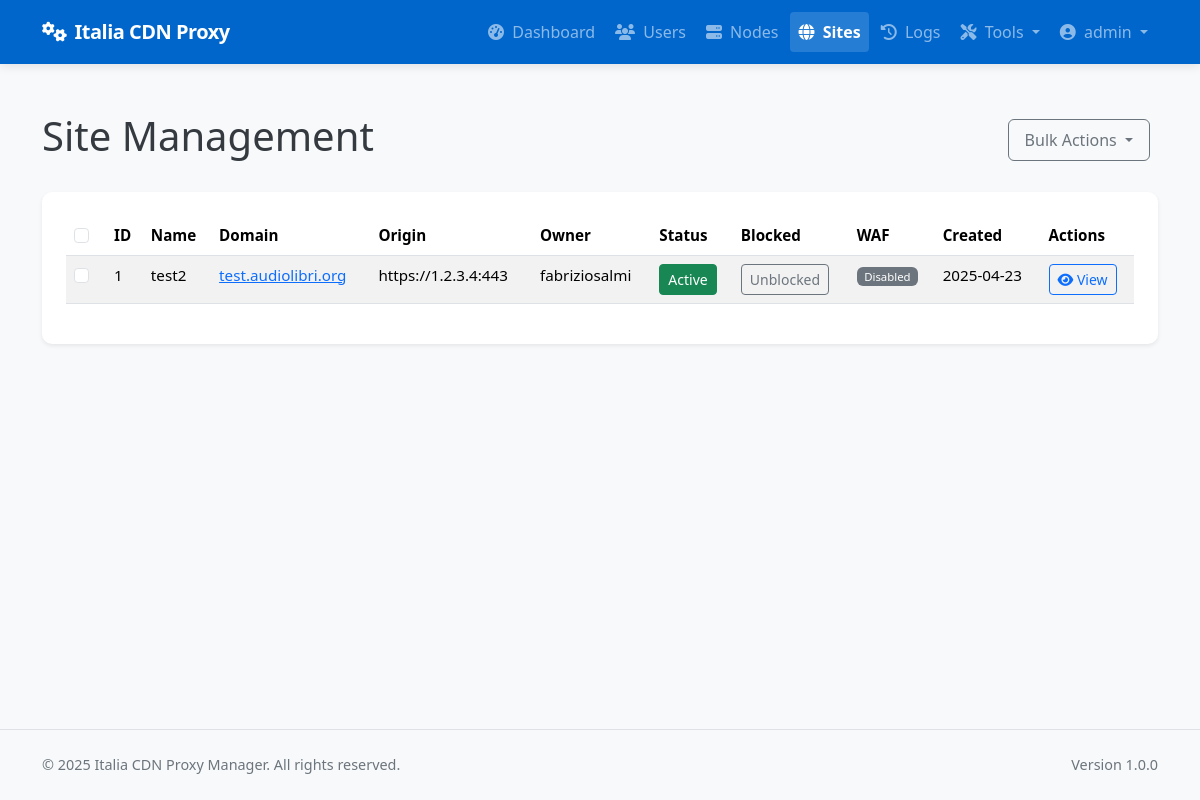
Page /admin/sites (signed in) on the earlier database version.
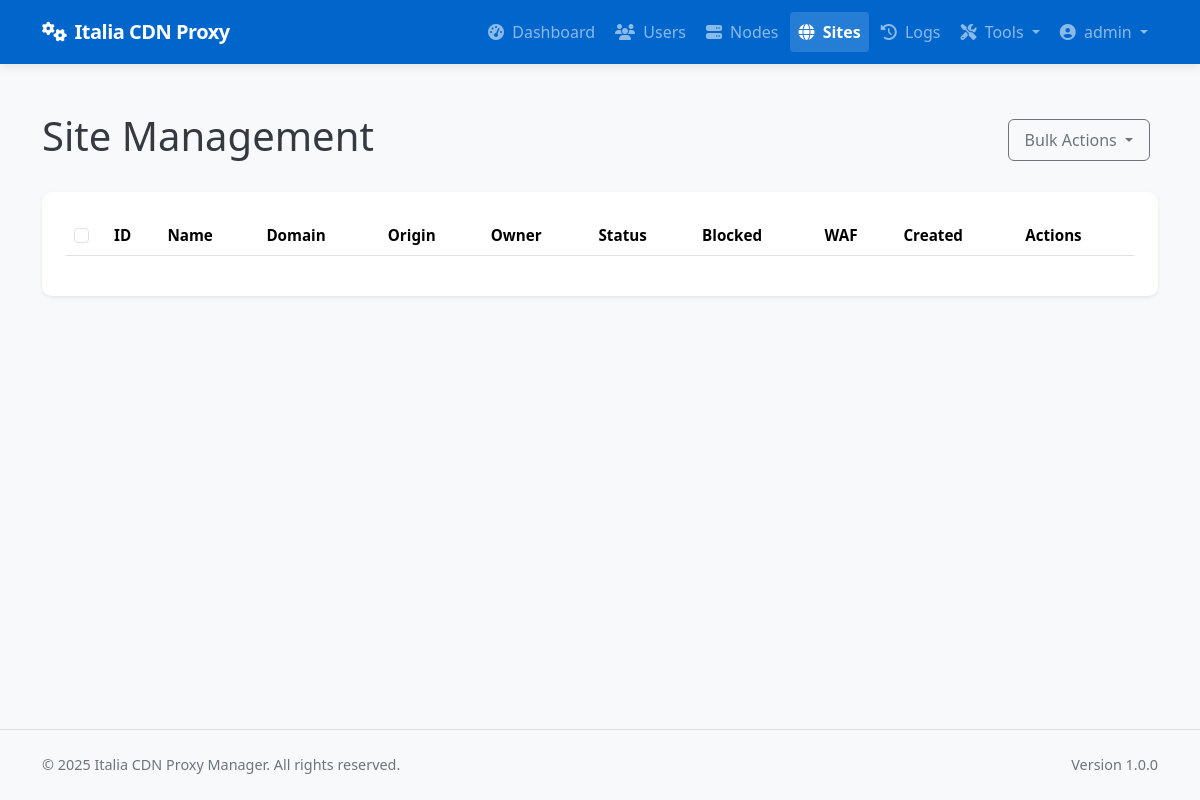
Same page on the later database version.
### app/models/models.py (models this page shows, shortened)
class Site(db.Model):
    __tablename__ = 'sites'
    id = db.Column(db.Integer, primary_key=True)
    name = db.Column(db.String(64), nullable=False)
    domain = db.Column(db.String(255), unique=True, nullable=False)
    protocol = db.Column(db.String(10), nullable=False, default='https')  # http or https
    origin_protocol = db.Column(db.String(10), nullable=False, default='http')  # http or https for origin
    origin_address = db.Column(db.String(255), nullable=False)  # Backend server address
    origin_port = db.Column(db.Integer, nullable=False)
    user_id = db.Column(db.Integer, db.ForeignKey('users.id'), nullable=True)  # Allow null for discovered sites
    is_active = db.Column(db.Boolean, default=True)
    is_blocked = db.Column(db.Boolean, default=False)
    is_discovered = db.Column(db.Boolean, default=False)  # Whether this site was discovered from node
    use_waf = db.Column(db.Boolean, default=False)
    force_https = db.Column(db.Boolean, default=True)  # New column to force HTTP to HTTPS redirect
    enable_cache = db.Column(db.Boolean, default=True)
    cache_time = db.Column(db.Integer, default=3600)  # Cache time in seconds, default 1 hour
    cache_static_time = db.Column(db.Integer, default=86400)  # Cache time for static assets in seconds, default 1 day
    custom_cache_rules = db.Column(db.Text, nullable=True)  # Custom cache rules in Nginx format
    cache_browser_time = db.Column(db.Integer, default=3600)  # Browser cache time in seconds, default 1 hour
    created_at = db.Column(db.DateTime, default=datetime.utcnow)
    updated_at = db.Column(db.DateTime, default=datetime.utcnow, onupdate=datetime.utcnow)
    custom_config = db.Column(db.Text, nullable=True)  # Additional Nginx configuration
    site_nodes = db.relationship('SiteNode', backref='site', lazy='dynamic')
    ssl_certificates = db.relationship('SSLCertificate', backref='site', lazy='dynamic')
    config_versions = db.relationship('ConfigVersion', backref='site', lazy='dynamic')

class User(db.Model):
    __tablename__ = 'users'
    id = db.Column(db.Integer, primary_key=True)
    username = db.Column(db.String(64), unique=True, index=True, nullable=False)
    email = db.Column(db.String(120), unique=True, index=True, nullable=False)
    password_hash = db.Column(db.String(128), nullable=False)
    role = db.Column(db.String(20), nullable=False, default='client')  # 'admin' or 'client'
    is_active = db.Column(db.Boolean, default=True)
    created_at = db.Column(db.DateTime, default=datetime.utcnow)
    last_login = db.Column(db.DateTime, nullable=True)
    sites = db.relationship('Site', backref='owner', lazy='dynamic')
    def is_admin(self):
        return self.role == 'admin'

### app/controllers/admin.py (the view)
@admin.route('/sites')
@login_required
@admin_required
def list_sites():
    sites = Site.query.all()
    return render_template('admin/sites/list.html', sites=sites)

### app/models/__init__.py (called while the page is built)
@login_manager.user_loader
def load_user(user_id):
    return User.query.get(int(user_id))

### app/services/access_control.py (called while the page is built)
def admin_required(f):
    @wraps(f)
    def decorated_function(*args, **kwargs):
        if not current_user.is_admin():
            flash('You need admin privileges to access this page.', 'error')
            return abort(403)
        return f(*args, **kwargs)
    return decorated_function

### app/templates/admin/sites/list.html (shortened to what this page needs)
{% extends 'base.html' %}
{% block content %}
<div class="container py-4">
    <div class="d-flex justify-content-between align-items-center mb-4">
        <h1>Site Management</h1>
        <div>
            <button class="btn btn-outline-secondary dropdown-toggle me-2" type="button" id="bulkActionsDropdown" data-bs-toggle="dropdown" aria-expanded="false">
                Bulk Actions
            </button>
        </div>
    </div>
    <div class="card shadow-sm">
        <div class="card-body">
            <div class="table-responsive">
                <table class="table table-striped table-hover">
                    <thead>
                        <tr>
                            <th width="40">
                                <input type="checkbox" id="selectAllSites" class="form-check-input">
                            </th>
                            <th>ID</th>
                            <th>Name</th>
                            <th>Domain</th>
                            <th>Origin</th>
                            <th>Owner</th>
                            <th>Status</th>
                            <th>Blocked</th>
                            <th>WAF</th>
                            <th>Created</th>
                            <th>Actions</th>
                        </tr>
                    </thead>
                    <tbody>
                        {% for site in sites %}
                        <tr class="{% if site.is_blocked %}table-danger{% endif %}">
                            <td>
                                <input type="checkbox" class="form-check-input site-checkbox" data-site-id="{{ site.id }}" value="{{ site.id }}">
                            </td>
                            <td>{{ site.id }}</td>
                            <td>{{ site.name }}</td>
                            <td>
                                <a href="{{ site.protocol }}://{{ site.domain }}" target="_blank" rel="noopener noreferrer">
                                    {{ site.domain }}
                                </a>
                            </td>
                            <td>{{ site.protocol }}://{{ site.origin_address }}:{{ site.origin_port }}</td>
                            <td>{{ site.owner.username }}</td>
                            <td>
                                <form method="POST" action="{{ url_for('admin.toggle_site_active', site_id=site.id) }}" class="d-inline">
                                    <button type="submit" class="btn btn-sm btn-{{ 'success' if site.is_active else 'secondary' }}">
                                        {{ 'Active' if site.is_active else 'Inactive' }}
                                    </button>
                                </form>
                            </td>
                            <td>
                                <form method="POST" action="{{ url_for('admin.toggle_site_blocked', site_id=site.id) }}" class="d-inline">
                                    <button type="submit" class="btn btn-sm btn-{{ 'danger' if site.is_blocked else 'outline-secondary' }}">
                                        {{ 'Blocked' if site.is_blocked else 'Unblocked' }}
                                    </button>
                                </form>
                            </td>
                            <td><span class="badge bg-{{ 'success' if site.use_waf else 'secondary' }}">
                                {{ 'Enabled' if site.use_waf else 'Disabled' }}
                            </span></td>
                            <td>{{ site.created_at.strftime('%Y-%m-%d') }}</td>
                            <td>
                                <a href="{{ url_for('admin.view_site', site_id=site.id) }}" class="btn btn-sm btn-outline-primary">
                                    <i class="fas fa-eye"></i> View
                                </a>
                            </td>
                        </tr>
                        {% endfor %}
                    </tbody>
                </table>
            </div>
        </div>
    </div>
</div>
{% endblock %}

Differences in the rows shown:
removed Site: id "1", name "test2", domain "test.audiolibri.org", protocol "https", origin_address "1.2.3.4", origin_port "443", owner.username "fabriziosalmi", is_active "Active", is_blocked "Unblocked", use_waf "Disabled", created_at "2025-04-23"
